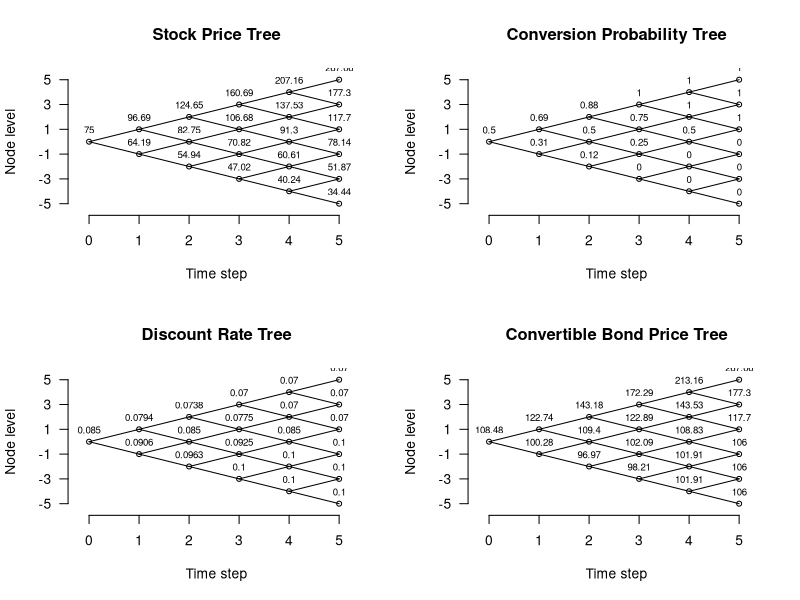

Here is the R script that generated this plot:
rm(list = ls())

# =========================
# Input
# =========================
S0    <- 75
T     <- 5
r     <- 0.07
b     <- 0.07
k     <- 0.03
m     <- 1
cp    <- 6
sigma <- 0.20
n     <- 5
dt    <- T / n

# =========================
# CRR parameters
# =========================
  u <- exp(r * dt) * (1 + sqrt(exp(sigma^2 * dt) - 1))
  d <- exp(r * dt) * (1 - sqrt(exp(sigma^2 * dt) - 1))
  Pi <- (exp(r * dt) - d) / (u - d)

# =========================
# Stock price tree
# =========================
stock_tree <- matrix(NA, nrow = n + 1, ncol = n + 1)

for (t in 0:n) {
  for (j in 0:t) {
    stock_tree[j + 1, t + 1] <- S0 * u^(t - j) * d^j
  }
}

# =========================
# Conversion probability tree
# =========================
face_plus_coupon <- 100 + cp
q_tree <- matrix(NA, nrow = n + 1, ncol = n + 1)

for (j in 0:n) {
  ST <- stock_tree[j + 1, n + 1]
  q_tree[j + 1, n + 1] <- ifelse(m * ST > face_plus_coupon, 1, 0)
}

for (t in (n - 1):0) {
  for (j in 0:t) {
    q_up   <- q_tree[j + 1, t + 2]
    q_down <- q_tree[j + 2, t + 2]
    
    q_tree[j + 1, t + 1] <- Pi * q_up + (1 - Pi) * q_down
  }
}

# =========================
# Discount rate tree
# =========================
rate_tree <- r + (1 - q_tree) * k

# =========================
# Convertible bond price tree
# =========================
bond_tree <- matrix(NA, nrow = n + 1, ncol = n + 1)

for (j in 0:n) {
  ST <- stock_tree[j + 1, n + 1]
  bond_tree[j + 1, n + 1] <- max(m * ST, face_plus_coupon)
}

for (t in (n - 1):0) {
  for (j in 0:t) {
    S_now <- stock_tree[j + 1, t + 1]
    
    P_up   <- bond_tree[j + 1, t + 2]
    P_down <- bond_tree[j + 2, t + 2]
    
    r_up   <- rate_tree[j + 1, t + 2]
    r_down <- rate_tree[j + 2, t + 2]
    
    continuation_value <- cp +
      Pi * P_up * exp(-r_up * dt) +
      (1 - Pi) * P_down * exp(-r_down * dt)
    
    conversion_value <- m * S_now
    
    bond_tree[j + 1, t + 1] <- max(conversion_value, continuation_value)
  }
}

# =========================
# Plot function
# =========================
plot_tree <- function(tree, title = "Tree", digits = 2) {
  n <- ncol(tree) - 1
  
  plot(
    NA,
    xlim = c(-0.2, n + 0.3),
    ylim = c(-n - 0.5, n + 0.5),
    xlab = "Time step",
    ylab = "Node level",
    main = title,
    xaxt = "n",
    yaxt = "n",
    bty = "n"
  )
  
  axis(1, at = 0:n)
  axis(2, at = seq(-n, n, by = 2), las = 1)
  
  for (t in 0:n) {
    for (j in 0:t) {
      value <- tree[j + 1, t + 1]
      
      if (!is.na(value)) {
        x <- t
        y <- t - 2 * j
        
        if (t < n) {
          segments(x, y, x + 1, y + 1)
          segments(x, y, x + 1, y - 1)
        }
        
        points(x, y, pch = 1, cex = 0.8)
        text(x, y, labels = round(value, digits), pos = 3, cex = 0.7)
      }
    }
  }
}

# =========================
# Plot 4 trees in one frame
# =========================
layout(matrix(1:4, nrow = 2, byrow = TRUE))

plot_tree(stock_tree, "Stock Price Tree", digits = 2)
plot_tree(q_tree, "Conversion Probability Tree", digits = 2)
plot_tree(rate_tree, "Discount Rate Tree", digits = 4)
plot_tree(bond_tree, "Convertible Bond Price Tree", digits = 2)
